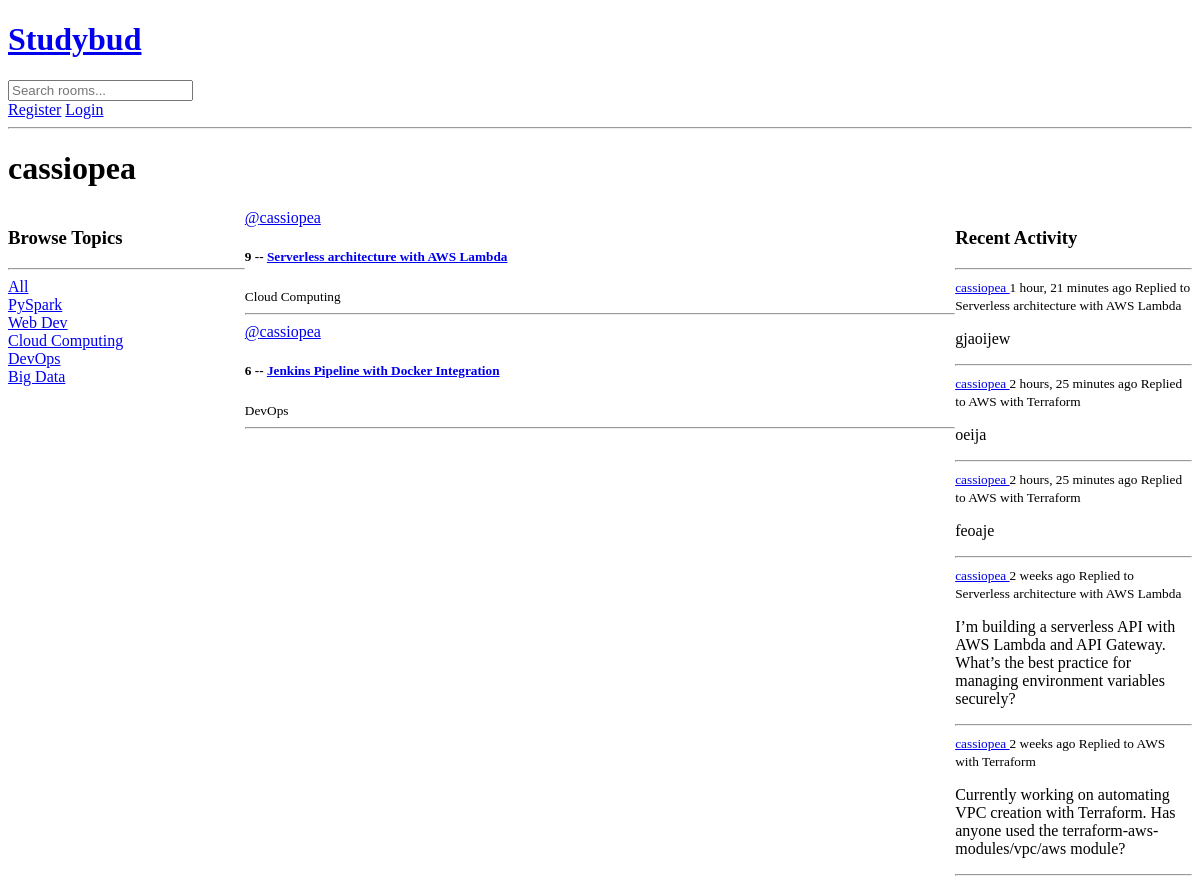
/user_profile/1, run on an earlier commit of the app's database.
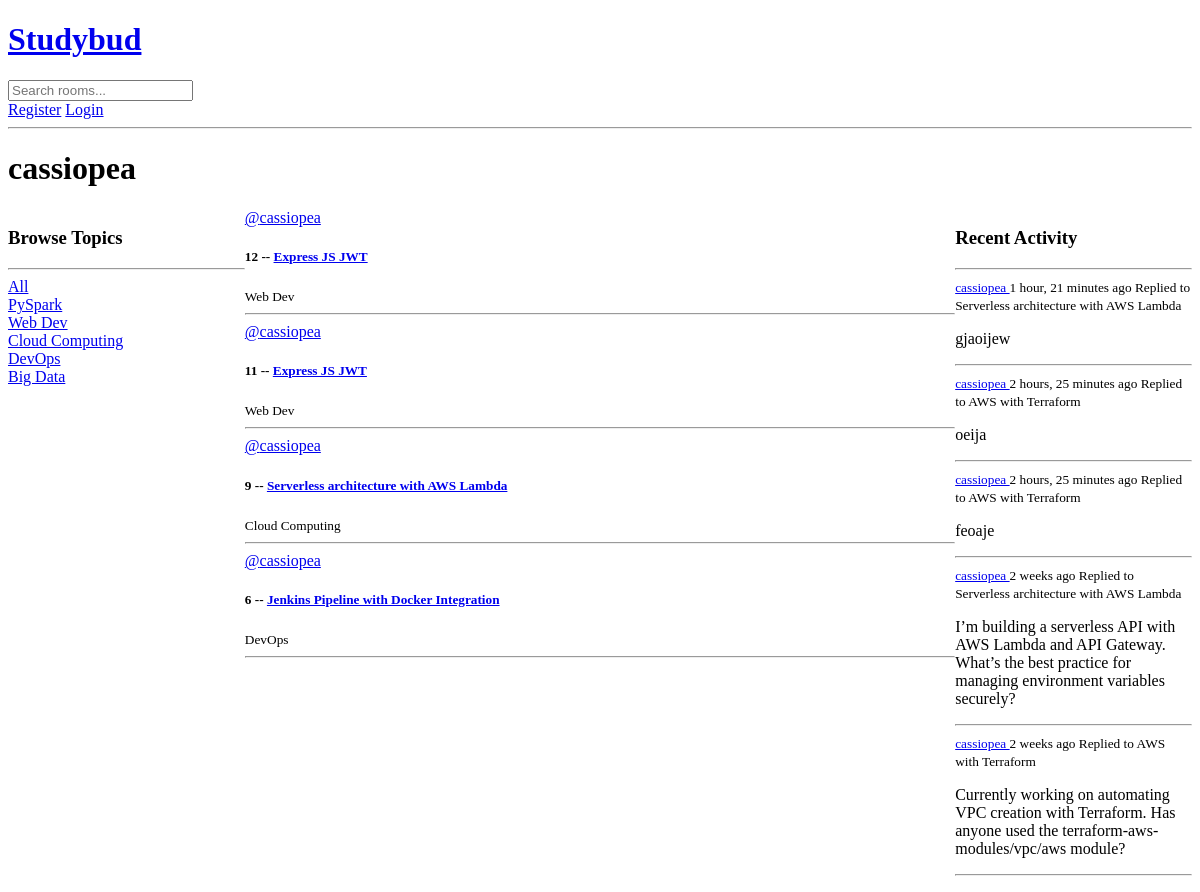
And on a later commit of the database.
### base/models.py (models this page shows, shortened)
class Topic ( models.Model ) :
    name = models.CharField( max_length = 50 )

class Room ( models.Model ) :
    host = models.ForeignKey ( User , on_delete = models.SET_NULL , null = True )
    participants = models.ManyToManyField ( User , related_name = "participants" , blank = True )
    topic = models.ForeignKey ( Topic , on_delete = models.SET_NULL , null = True )
    name = models.CharField ( max_length = 75 )
    description = models.TextField ( null = True , blank = True )
    created = models.DateTimeField ( auto_now_add = True )
    updated = models.DateTimeField ( auto_now = True )
    def __str__ ( self ) :
        return self.name
    class Meta :
        ordering = [ '-updated' , '-created']

class Message ( models.Model ) :
    sender = models.ForeignKey ( User , on_delete = models.CASCADE )
    room = models.ForeignKey ( Room , on_delete = models.CASCADE )
    body = models.TextField ( )
    created = models.DateTimeField ( auto_now_add = True )
    updated = models.DateTimeField ( auto_now = True )
    class Meta :
        ordering = [ "-updated" , "-created" ]

### base/views.py (the view)
def user_profile ( request , user_id ) :
    user = User.objects.get ( id = user_id )
    user_topics = Topic.objects.all ()
    user_rooms = user.room_set.all ()
    user_messages = user.message_set.all ()
    context = {
        "topics" : user_topics ,
        "user" : user ,
        "rooms" : user_rooms ,
        "rooms_messages" : user_messages ,
    }
    return render ( request , 'base/user_profile.html' , context )

### base/templates/base/user_profile.html (shortened to what this page needs)
{% extends 'main.html' %}
{% block body %}
    <h1> {{ user.username }} </h1>
    <div class="profile-container">
        <div>
            {% include 'base/components/topics.html' %}
        </div>
        <div>
            {% include 'base/components/feed.html' %}
        </div>
        <div>
            {% include 'base/components/recent_activity.html' %}
        </div>
    </div>
{% endblock body %}

### base/templates/base/components/topics.html
<h3>
    Browse Topics
</h3>
<hr>
<div>
    <a href="{% url 'home' %}">All</a>
</div>
{% for topic in topics %}
    <div>
        <a href="{% url 'home' %}?query={{ topic.name }}">
            {{ topic.name }}
        </a>
    </div>
{% endfor %}

### base/templates/base/components/feed.html (shortened to what this page needs)
{% for room in rooms %}
    <div class="my-6">
        <a href="{% url 'user_profile' room.host.id %}">@{{ room.host.username }} </a>
         <h5>
            {{ room.id }} -- <a class="text-blue-500" href="{% url 'room' room.id %}"> {{ room.name }} </a>
        </h5>
        <small>{{ room.topic.name }} </small>
        <hr>
    </div>
{% endfor %}

### base/templates/base/components/recent_activity.html (shortened to what this page needs)
<h3>Recent Activity</h3>
<hr>
{% for rooms_message in rooms_messages %}
    <div>
        <small>
            <a href="{% url 'user_profile' rooms_message.sender.id %}"> {{ rooms_message.sender }} </a>
            {{ rooms_message.created | timesince }} ago
        </small>
        <small>Replied to {{ rooms_message.room }} </small>
        <p> {{ rooms_message.body }} </p>
        <hr>
    </div>
{% endfor %}

What changed in the data, as far as the page shows it:
added Room: host.username "cassiopea", id "12", name "Express JS JWT", topic.name "Web Dev"
added Room: host.username "cassiopea", id "11", name "Express JS JWT", topic.name "Web Dev"
